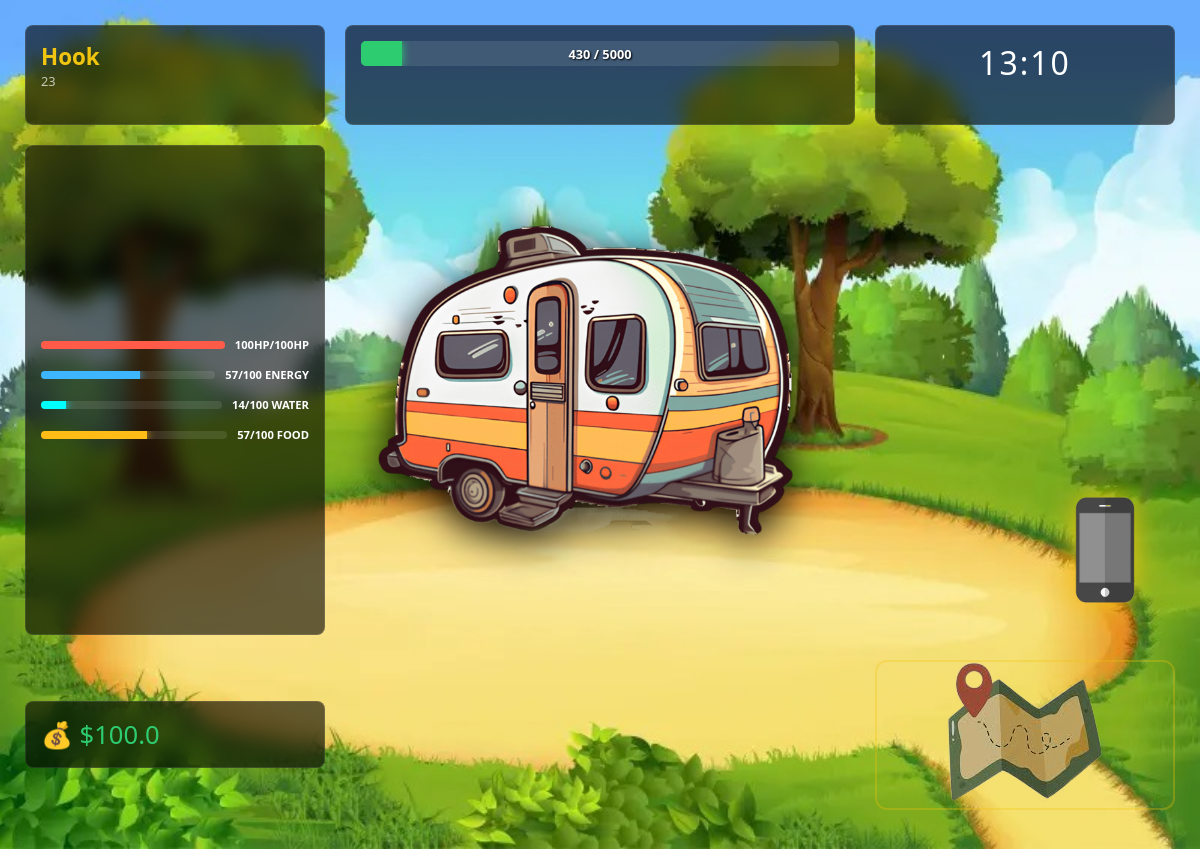
The app's page /trailer (signed in), older data.
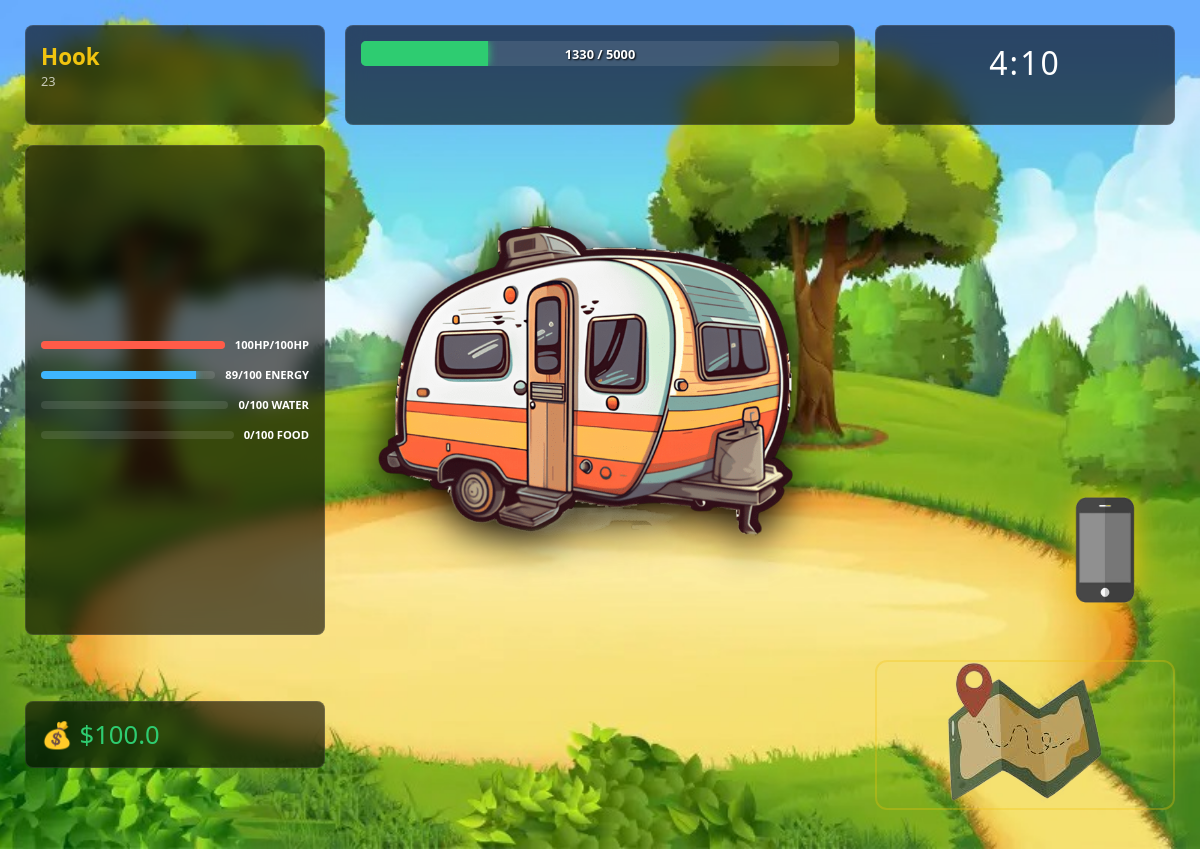
The same page, newer data.
### models.py (models this page shows)
class BaseModel(Model):
    class Meta:
        database = db

class Player(BaseModel):
    avatar = ForeignKeyField(Avatars, backref="players")
    login = CharField(unique=True)
    password = CharField()
    hp = IntegerField(default=100)
    energy = IntegerField(default=100)
    max_hp = IntegerField(default=100)
    max_energy = IntegerField(default=100)
    charisma = IntegerField(default=0)
    charisma_bonus = IntegerField(default=0)
    money = FloatField(default=0)
    glory = IntegerField(default=0)
    xp = IntegerField(default=0)
    xp_bonus = FloatField(default=1)
    age = IntegerField()
    name = CharField()
    location = ForeignKeyField(Locations, backref="players")
    job = ForeignKeyField(Jobs, backref="players", null=True)
    satiety = IntegerField(default=100)
    max_satiety = IntegerField(default=100)
    hydration = IntegerField(default=100)
    max_hydration = IntegerField(default=100)
    time = IntegerField(default=0)
    days = IntegerField(default=0)

### main.py (the view)
@app.route("/trailer")
def trailer():
    if session.get("is_auth") != True:
        return redirect("/")
    player = Player.get_or_none(login=session["login"])
    player.location=1
    player.job = None
    player.save()
    hours = player.time // 60
    minutes = player.time % 60
    return render_template("trailer.html", player=player, hours=hours, minutes=minutes)

### templates/trailer.html (shortened to what this page needs)
<!doctype html>
<html lang="ru">
  <head>
    <link rel="stylesheet" href="../static/css/trailer.css" />
  </head>
  <body>
    <div class="parent">
      <div class="NameAgeDiv">
        <div class="NameDiv">{{player.name}}</div>
        <div class="AgeDiv">{{player.age}}</div>
      </div>
      <div class="XP-NextLvl">
        <div class="xp-bar">
          <div id="xp-fill" class="AvailableEx"></div>
          <div class="xp-text">
            <span id="current-xp">{{player.xp}}</span> / <span id="max-xp">5000</span>
          </div>
        </div>
      </div>
      <div class="TimeDiv">
        <span class="HourDiv">{{hours}}</span>:<span class="MinuteDiv">{{minutes}}</span>
      </div>
      <div class="TrailerDiv">
        <div class="trailer-img">
          <img src="../static/img/location-img/trailer.png" alt="Trailer" id="click"/>
        </div>
      </div>
      <div class="stats">
        <div class="stat-row hp">
          <div class="bar"><div id="hp-fill" class="fill"></div></div>
          <span>{{player.hp}}HP/{{player.max_hp}}HP</span>
        </div>
        <div class="stat-row energy">
          <div class="bar"><div id="energy-fill" class="fill"></div></div>
          <span>{{player.energy}}/{{player.max_energy}} ENERGY</span>
        </div>
        <div class="stat-row hydration">
          <div class="bar"><div id="water-fill" class="fill"></div></div>
          <span>{{player.hydration}}/{{player.max_hydration}} WATER</span>
        </div>
        <div class="stat-row satiety">
          <div class="bar"><div id="food-fill" class="fill"></div></div>
          <span>{{player.satiety}}/{{player.max_satiety}} FOOD</span>
        </div>
      </div>
      <div class="MoneyDiv">
        <div class="wallet-img">💰 ${{player.money}}</div>
      </div>
      <div class="PhoneDiv">
        <div class="phone-content">
          <img src="../static/img/phone.png" alt="Phone" />
        </div>
      </div>
      <label for="map-toggle" class="MapDiv">
        <div class="Map-img">
          <img src="../static/img/карта.png" alt="Map" />
        </div>
      </label>
    </div>
  </body>
</html>

### static/css/trailer.css (style rules this page uses)
:root { --bg-panel: rgba(0, 0, 0, 0.6); --accent: #f1c40f; --glass: blur(10px); --green: #2ecc71; --red: #e74c3c; --blue: #3498db; --cyan: #00d4ff; --orange: #f39c12; }
* { box-sizing: border-box; }
body { margin: 0; background: url("../img/trailer_background.jpeg") no-repeat center center fixed; background-size: cover; color: white; font-family: "Segoe UI", Roboto, sans-serif; overflow: hidden; height: 100vh; }
.parent { display: grid; grid-template-columns: 300px 1fr 300px; grid-template-rows: 100px 1fr 160px; gap: 20px; height: 100vh; padding: 25px; }
.NameAgeDiv, .XP-NextLvl, .TimeDiv, .stats, .MoneyDiv { background: var(--bg-panel); backdrop-filter: var(--glass); border: 1px solid rgba(255, 255, 255, 0.1); border-radius: 8px; padding: 15px; }
.NameAgeDiv .NameDiv { font-weight: bold; color: var(--accent); font-size: 1.4rem; }
.NameAgeDiv .AgeDiv { font-size: 0.8rem; opacity: 0.7; }
.xp-bar { background: rgba(255, 255, 255, 0.1); height: 25px; border-radius: 5px; overflow: hidden; position: relative; }
.AvailableEx { background: var(--green); width: 0%; height: 100%; transition: width 0.5s ease; box-shadow: 0 0 10px var(--green); }
.xp-text { position: absolute; width: 100%; text-align: center; top: 50%; transform: translateY(-50%); font-size: 0.8rem; font-weight: bold; text-shadow: 1px 1px 2px black; }
.TimeDiv { text-align: center; font-size: 2rem; letter-spacing: 2px; }
.stats { grid-column: 1; grid-row: 2; display: flex; flex-direction: column; justify-content: center; gap: 15px; }
.stat-row { display: flex; align-items: center; gap: 10px; font-size: 0.7rem; font-weight: bold; }
.stat-row .bar { height: 8px; flex-grow: 1; background: rgba(255, 255, 255, 0.1); border-radius: 4px; position: relative; overflow: hidden; }
.stat-row .bar .fill { height: 100%; width: 100%; transition: width 0.4s ease-out; filter: brightness(1.2); }
#hp-fill { background: var(--red); box-shadow: 0 0 10px var(--red); }
#energy-fill { background: var(--blue); box-shadow: 0 0 10px var(--blue); }
.TrailerDiv { grid-column: 2; grid-row: 2; display: flex; align-items: center; justify-content: center; }
.trailer-img img { width: 95%; max-height: 80vh; object-fit: contain; filter: drop-shadow(0 10px 20px black); transition: 0.4s; cursor: pointer; }
.MoneyDiv { grid-row: 3; align-self: center; font-size: 1.6rem; color: var(--green); }
.MapDiv { grid-column: 3; grid-row: 3; height: 150px; align-self: center; display: flex; align-items: center; justify-content: center; border: 2px solid rgba(241, 196, 15, 0.3); border-radius: 12px; cursor: pointer; transition: 0.3s; background: none; }
.Map-img img { width: 100%; filter: brightness(0.8); transition: 0.3s; }
.PhoneDiv { grid-column: 3; grid-row: 2; align-self: end; justify-self: end; margin-bottom: 10px; z-index: 10; cursor: pointer; transition: 0.3s; }
.phone-content img { width: 140px; filter: drop-shadow(0 0 15px var(--accent)); }

Row changes from the older to the newer data that the page shows:
changed Player "Hook": xp "430" → "1330"; energy "57" → "89"; hydration "14" → "0"; satiety "57" → "0"
Text that changed along with them:
{{ hours }}: "13" → "4"
